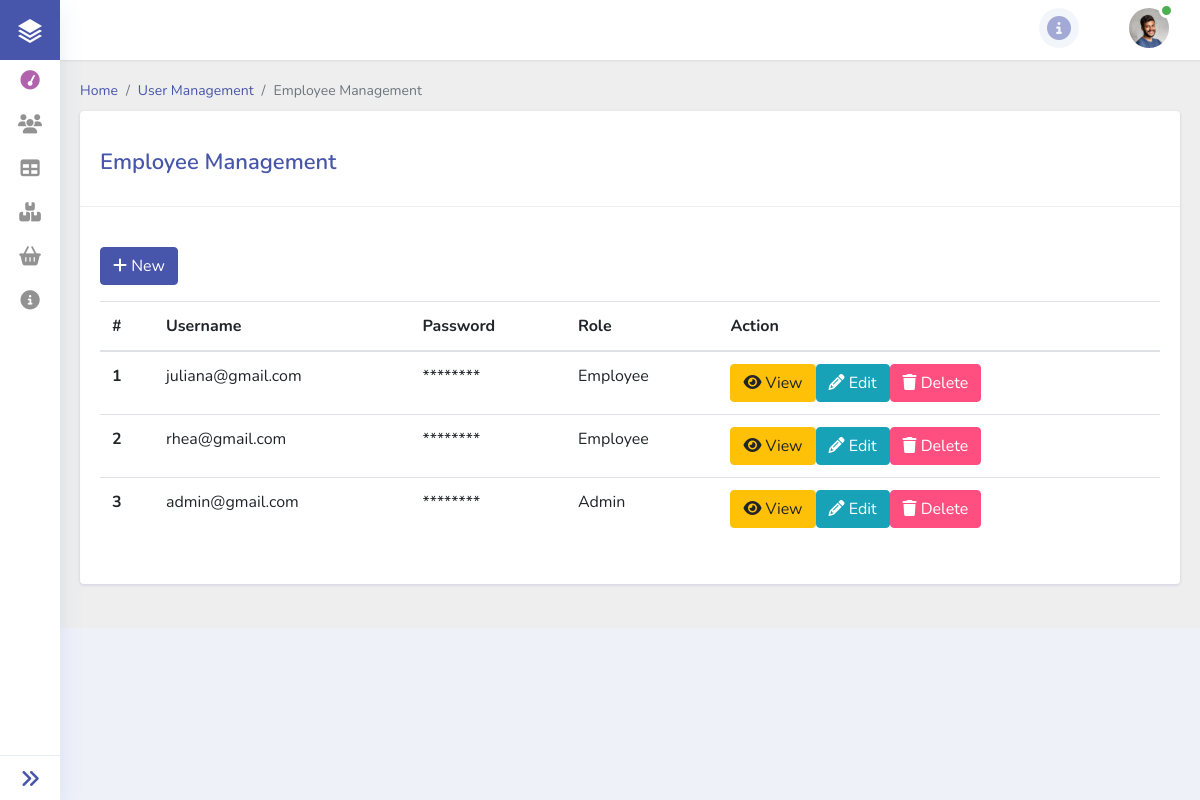
Screenshot of /dashboard/employee_mgt.php (signed in) with the database file from the repository.
### tables this page shows
CREATE TABLE `tbl_employee_account` (
  `employee_id` int(255) NOT NULL,
  `username` varchar(1000) NOT NULL,
  `password` varchar(1000) NOT NULL,
  `login_role_id` int(255) NOT NULL
);

### dashboard/employee_mgt.php (the view, shortened to what this page needs)
<?php
include '../template/header.php';
?>
<div class="main-content">
    <div class="container-fluid content-top-gap">
        <nav aria-label="breadcrumb">
            <ol class="breadcrumb my-breadcrumb">
                <li class="breadcrumb-item"><a href="dashboard.php">Home</a></li>
                <li class="breadcrumb-item"><a href="#">User Management</a></li>
                <li class="breadcrumb-item active" aria-current="page"><?= $_SESSION['title'] ?></li>
            </ol>
        </nav>
        <section class="forms">
            <div class="card card_border py-2 mb-4">
                <div class="cards__heading">
                    <h3><?= $_SESSION['title'] ?> <span></span></h3>
                </div>
                <div class="card-body">
                    <div class="mb-3 d-flex">
                        <a href="../forms/add-forms/employee.php" type="button" class="btn btn-primary"><i
                                class="fa fa-plus" aria-hidden="true"></i> New</a>
                    </div>
                    <table id="employee" class="table table-hover" style="width:100%">
                        <thead>
                            <tr>
                                <th>#</th>
                                <th>Username</th>
                                <th>Password</th>
                                <th>Role</th>
                                <th>Action</th>
                            </tr>
                        </thead>
                        <tbody>
                            <?php
                            $admin_id = $_SESSION['login_id'];
                            if (isset($_POST['o_employee_id'])) {
                                $get_id = $_POST['o_employee_id'];
                                $sql = "SELECT * FROM `tbl_employee_account` INNER JOIN tbl_login_role ON tbl_employee_account.login_role_id = tbl_login_role.login_role_id WHERE `employee_id` = $get_id";
                            } else {
                                $sql = "SELECT * FROM `tbl_employee_account` INNER JOIN tbl_login_role ON tbl_employee_account.login_role_id = tbl_login_role.login_role_id WHERE `employee_id` != $admin_id";
                            }
                            $result = $conn->query($sql);
                            $count = 0;
                            while ($row = $result->fetch_assoc()) {
                                $count += 1;
                                ?>
                                <tr>
                                    <th scope="row"><?= $count ?></th>
                                    <td><?= $row['username'] ?></td>
                                    <td>********</td>
                                    <td class="text-capitalize"><?= $row['login_role'] ?></td>
                                    <td>
                                        <div class="d-flex">
                                            <form action="../forms/view-forms/employee.php" method="post" class="me-2">
                                                <button type="submit" class="btn btn-warning"><i class="fa fa-eye"
                                                        aria-hidden="true"></i> View</button>
                                            </form>
                                            <form action="../forms/edit-forms/employee.php" method="post" class="me-2">
                                                <button type="submit" class="btn btn-info"><i class="fa fa-pencil"
                                                        aria-hidden="true"></i> Edit</button>
                                            </form>
                                            <form action="../forms/delete-forms/employee.php" method="post">
                                                <button type="submit" class="btn btn-danger"><i class="fa fa-trash"
                                                        aria-hidden="true"></i> Delete</button>
                                            </form>
                                        </div>
                                    </td>
                                </tr>
                                <?php
                            }
                            ?>
                        </tbody>
                    </table>
                </div>
            </div>
        </section>
    </div>
</div>
<?php include '../template/footer.php'; ?>

### rows the page displays
tbl_employee_account: username "juliana@gmail.com", login_role.login_role "Employee"
tbl_employee_account: username "rhea@gmail.com", login_role.login_role "Employee"
tbl_employee_account: username "admin@gmail.com", login_role.login_role "Admin"

### other values shown
$_SESSION['title'] "Employee Management"
